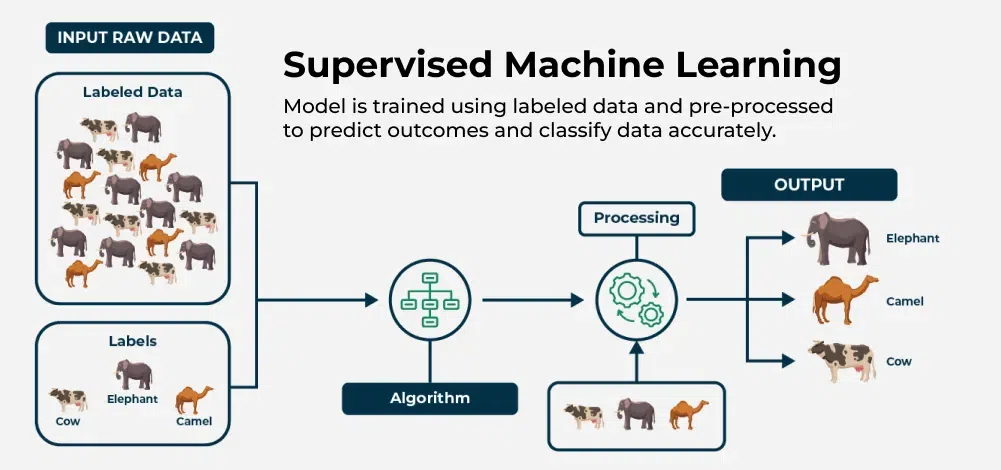
#> input picture supervised-machine-learning.webp, 1001 x 470 px, found by its file name
$ jupyter execute supervisedlearning.ipynb
#> lines starting #> are read from the running program, lines starting #| are printed output that depends on the picture
# Machine Learning

#### Machine learning is a subset of Artificial Intelligence (AI) that enables computers to learn from data and make predictions without being explicitly programmed. If you're new to this field, this tutorial will provide a comprehensive understanding of machine learning, its types, algorithms, tools, and practical applications.

## Supervised Machine Learning

#### Supervised machine learning is a fundamental approach for machine learning and artificial intelligence. It involves training a model using labeled data, where each input comes with a corresponding correct output. The process is like a teacher guiding a student—hence the term “supervised” learning. In this article, we’ll explore the key components of supervised learning, the different types of supervised machine learning algorithms used, and some practical examples of how it works.

[cell 1]
import cv2
import matplotlib.pyplot as plt
path='C:/Users/alipa/Desktop/AI/Machine Learning/supervised-machine-learning.webp'
image = cv2.imread(path, cv2.IMREAD_UNCHANGED)
#> image is the input picture: shape (470, 1001, 3); mean B, G, R 221, 220.6, 218.7

image = cv2.cvtColor(image, cv2.COLOR_BGR2RGB)
plt.figure(figsize=(15,8))
plt.imshow(image)
plt.axis('off')
plt.show()

#### A fundamental concept in supervised machine learning is learning a class from examples. This involves providing the model with examples where the correct label is known, such as learning to classify images of cats and dogs by being shown labeled examples of both. The model then learns the distinguishing features of each class and applies this knowledge to classify new images.

### How Supervised Machine Learning Works?

#### Where supervised learning algorithm consists of input features and corresponding output labels. The process works through:

- **Training Data:** The model is provided with a training dataset that includes input data (features) and corresponding output data (labels or target variables).
- **Learning Process:** The algorithm processes the training data, learning the relationships between the input features and the output labels. This is achieved by adjusting the model’s parameters to minimize the difference between its predictions and the actual labels.

#### After training, the model is evaluated using a test dataset to measure its accuracy and performance. Then the model’s performance is optimized by adjusting parameters and using techniques like cross-validation to balance bias and variance. This ensures the model generalizes well to new, unseen data.

#### In summary, supervised machine learning involves training a model on labeled data to learn patterns and relationships, which it then uses to make accurate predictions on new data.

#### Let’s learn how a supervised machine learning model is trained on a dataset to learn a mapping function between input and output, and then with learned function is used to make predictions on new data:

[cell 2]
import cv2
import matplotlib.pyplot as plt
path='C:/Users/alipa/Desktop/AI/Machine Learning/training_testing.png'
image = cv2.imread(path, cv2.IMREAD_UNCHANGED)
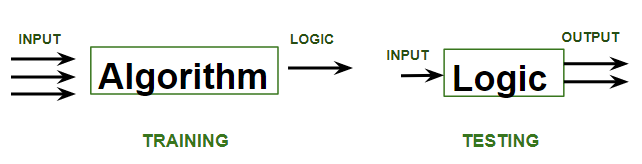
#> input picture training_testing.png, 642 x 164 px, found by its file name
#> image is the input picture: shape (164, 642, 4); mean B, G, R, A 237.7, 239.8, 238.4, 255

image = cv2.cvtColor(image, cv2.COLOR_BGR2RGB)
#> image: shape (164, 642, 3)
plt.figure(figsize=(15,8))
plt.imshow(image)
plt.axis('off')
plt.show()

#### In the image above,

- **Training phase** involves feeding the algorithm labeled data, where each data point is paired with its correct output. The algorithm learns to identify patterns and relationships between the input and output data.
- **Testing phase** involves feeding the algorithm new, unseen data and evaluating its ability to predict the correct output based on the learned patterns.

### Types of Supervised Learning in Machine Learning
Now, Supervised learning can be applied to two main types of problems:

- **Classification:** Where the output is a categorical variable (e.g., spam vs. non-spam emails, yes vs. no).
- **Regression:** Where the output is a continuous variable (e.g., predicting house prices, stock prices).

[cell 3]
import cv2
import matplotlib.pyplot as plt
path='C:/Users/alipa/Desktop/AI/Machine Learning/types-of-SL.png'
image = cv2.imread(path, cv2.IMREAD_UNCHANGED)
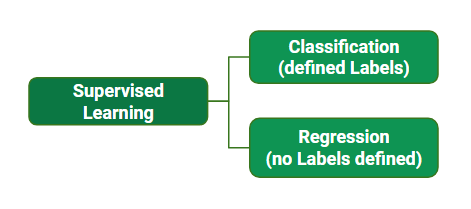
#> input picture types-of-SL.png, 471 x 209 px, found by its file name
#> image is the input picture: shape (209, 471, 4); mean B, G, R, A 207.1, 223.9, 192, 255

image = cv2.cvtColor(image, cv2.COLOR_BGR2RGB)
#> image: shape (209, 471, 3)
plt.figure(figsize=(15,8))
plt.imshow(image)
plt.axis('off')
plt.show()

#### While training the model, data is usually split in the **"ratio of 80:20 i.e. 80% as training data and the rest as testing data"**. In training data, we feed input as well as output for 80% of data. The model learns from training data only. We use different supervised learning algorithms (which we will discuss in detail in the next section) to build our model. Let’s first understand the classification and regression data through the table below:

[cell 4]
import cv2
import matplotlib.pyplot as plt
path='C:/Users/alipa/Desktop/AI/Machine Learning/supervised-data.png'
image = cv2.imread(path, cv2.IMREAD_UNCHANGED)
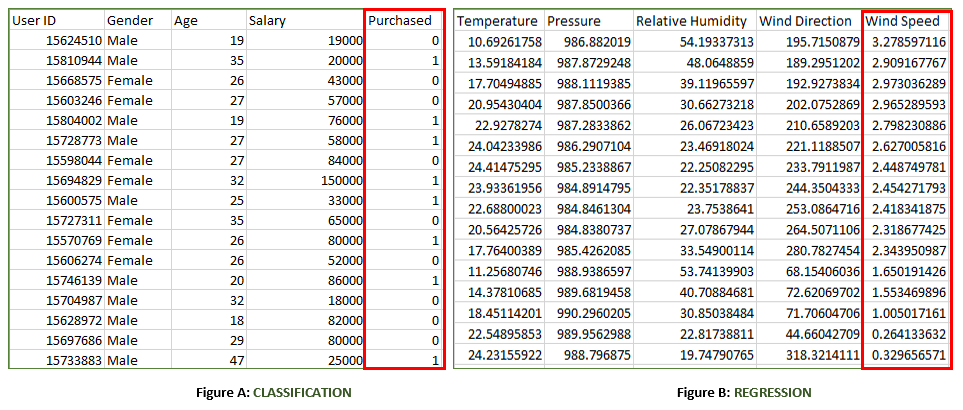
#> input picture supervised-data.png, 963 x 410 px, found by its file name
#> image is the input picture: shape (410, 963, 4); mean B, G, R, A 229.1, 229.7, 232.8, 255

image = cv2.cvtColor(image, cv2.COLOR_BGR2RGB)
#> image: shape (410, 963, 3)
plt.figure(figsize=(15,8))
plt.imshow(image)
plt.axis('off')
plt.show()
